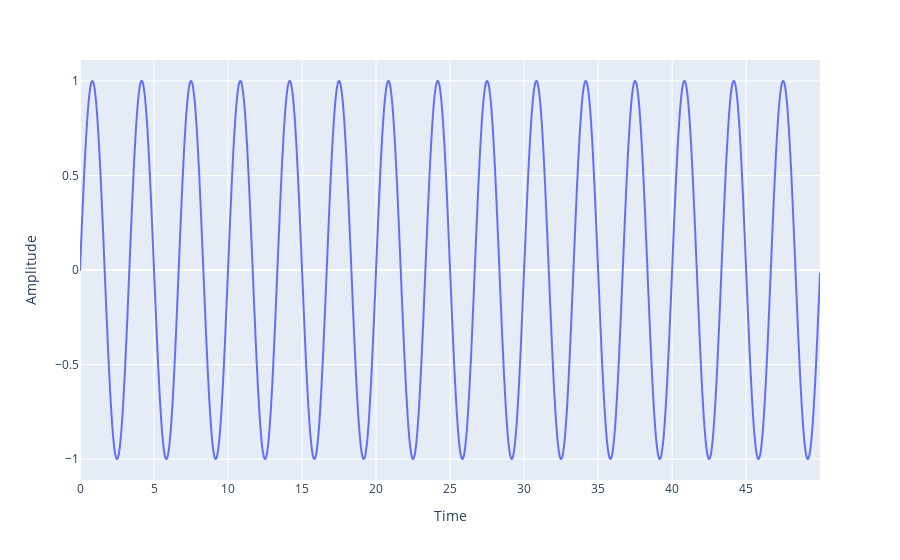

Notebook code cell kept with this figure:
### Code cell
# sinewave.py
import pandas as pd
from matplotlib import pyplot as plt
import numpy as np
from numpy import pi, sin, linspace
# t = np.linspace(0, 0.15, 500)
t = np.linspace(0, 1000, 1000)
# s = np.sin(40 * 2 * np.pi * t) + 0.5 * np.sin(90 * 2 * np.pi * t)

def plot_fft_spectrum(data):
	time = range(len(data))
	fftdata = np.fft.fft(data)
	fftdatafreq = np.zeros((len(data)))
	for i in range(len(fftdata)):
	 fftdatafreq[i] = abs(fftdata[i].real)
	plt.ylabel("Amplitude")
	plt.xlabel("Frequency")
	plt.plot(time, fftdatafreq)
	plt.show()


def daily_sinewave():
	sample_rate = 365 # 365 days per year
	sample_length = 1996 / 365. # 1996 days since 2010, about 5 years
	time = np.arange(0, sample_length, 1 / sample_rate)
	
	all_s = []
	for frequency in [4.0]:
		# frequency = 0.3	# number of cycles per second (hertz)
		wavelength = sample_length / frequency * 2 / sample_rate
		print (f"{wavelength}")
		amplitude = np.sin(2*pi*frequency*time)
		all_s.append(amplitude)
	data = sum(all_s)

	sine_df = pd.DataFrame({"Time": time, "Amplitude": data})
	print(sine_df.tail())
	return sine_df

def simple_sinewave():
	sample_rate = 100 # samples per second
	sample_length = 50 # total seconds
	time = np.arange(0, sample_length, 1 / sample_rate)
	
	all_s = []
	for frequency in [0.3]:
		# frequency = 0.3	# number of cycles per second (hertz)
		wavelength = sample_length / frequency * 2 / sample_rate
		print (f"{wavelength}")
		amplitude = np.sin(2*pi*frequency*time)
		all_s.append(amplitude)
	data = sum(all_s)

	sine_df = pd.DataFrame({"Time": time, "Amplitude": data})
	print(sine_df.tail())
	return sine_df


if __name__ == "__main__":
	df = simple_sinewave()
	plt.ion()
	plt.ylabel("Amplitde")
	plt.xlabel("Time [s]")
	# plt.plot(t, df["Amplitude"])
	plt.plot(df["Time"], df["Amplitude"])
	px.line(df, x="Time", y="Amplitude").show()
	df["close"] = df["value"] = df["Amplitude"]
	plt.show()
	# plot_fft_spectrum(df)

### Figure 1 — Plotly figure (JSON) as saved in the notebook; plotly's stock layout.template omitted (floating-point values rounded to 4 significant figures; data arrays with more than 128 entries replaced by an {"elided": "..."} marker saying what was removed)
{"data": [{"hoverlabel": {"namelength": 0}, "hovertemplate": "Time=%{x}<br>Amplitude=%{y}", "legendgroup": "", "line": {"color": "#636efa", "dash": "solid"}, "mode": "lines", "name": "", "showlegend": false, "type": "scattergl", "x": {"elided": "5000 float values"}, "xaxis": "x", "y": {"elided": "5000 float values"}, "yaxis": "y"}], "layout": {"legend": {"tracegroupgap": 0}, "margin": {"t": 60}, "xaxis": {"anchor": "y", "domain": [0, 1], "title": {"text": "Time"}}, "yaxis": {"anchor": "x", "domain": [0, 1], "title": {"text": "Amplitude"}}}}
